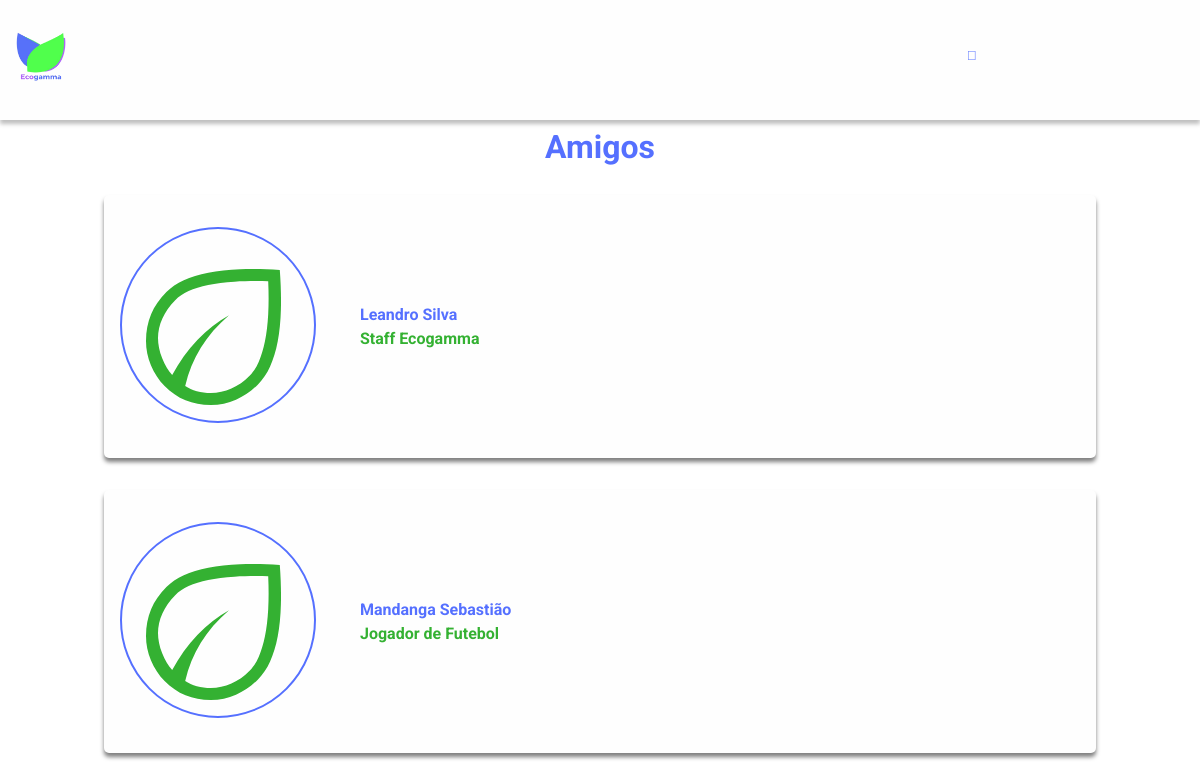
The page /estrutura/amigos.php (signed in) on the database its author committed.
### tables this page shows
CREATE TABLE IF NOT EXISTS `usuarios` (
  `id` int(11) NOT NULL AUTO_INCREMENT COMMENT 'id de cada um dos user',
  `token` tinyint(1) DEFAULT '0' COMMENT 'token de adm',
  `nome` varchar(80) NOT NULL COMMENT 'nome',
  `sobrenome` varchar(80) NOT NULL COMMENT 'sobrenome',
  `email` varchar(80) NOT NULL COMMENT 'email do usuário',
  `senha` varchar(45) NOT NULL COMMENT 'senha',
  `senhaC` varchar(45) NOT NULL COMMENT 'senha confirmada',
  `dataN` date NOT NULL COMMENT 'data de nascimento',
  `genero` varchar(30) NOT NULL COMMENT 'gênero do usuário\r\n(a gente tem lgbtqi+)',
  `numero` varchar(22) NOT NULL,
  `estado` varchar(60) NOT NULL,
  `cidade` varchar(80) NOT NULL COMMENT 'cidade',
  `profissao` varchar(120) NOT NULL COMMENT 'profissão/area de atuação',
  `mdEscuro` tinyint(4) NOT NULL DEFAULT '0',
  `foto` varchar(255) NOT NULL,
  `descricao` varchar(255) NOT NULL COMMENT 'Descricao que aparece no perfil do usuário',
  `amigos` int(20) NOT NULL DEFAULT '0',
  PRIMARY KEY (`id`)
);

### estrutura/administracao/sessao.php (called while the page is built, shortened)
<?php
include 'conexao.php';
    if (!isset($_SESSION['logado'])) {
        $_SESSION['logado'] = 0;
    } else {
        if ($_SESSION['logado'] == 1) {
            $email = $_SESSION['email'];
            $sql = "SELECT id, token, nome, sobrenome, email, dataN, genero, numero, estado, cidade, profissao, mdEscuro,
            foto, descricao, amigos FROM usuarios WHERE email = '$email'";
            $result = mysqli_query($conn, $sql);
            if (mysqli_num_rows($result) > 0) {
                while ($row = mysqli_fetch_assoc($result)) {
                    $id = $row["id"];
                }
            } else {
                echo "0 results";
            }
        };
    }
?>

### estrutura/amigos.php (the view, shortened to what this page needs)
<!DOCTYPE html>
<html lang="pt-br">
<head>
  <?php include './base/linksGlobais.php' ?>
</head>
<body>
  <?php
  include './administracao/sessao.php';
  ?>
  <header class="header__interno">
    <div class="container">
        <div class="container__logo">
            <a href="feed.php"><img src="../imagens/logos/logo-principal.png" alt="Logo Principal do Ecogamma" class="container__logo__imagem"></a>
        </div>
        <nav class="container__nav">
            <a href="perfil.php">
                <span class="material-symbols-outlined container__menu__icone span--azul">&#xe853;</span>
            </a>
            <a href="chat.php">
                <span class="material-symbols-outlined container__menu__icone span--azul">&#xe8af;</span>
            </a>
            <a href="logout.php">
                <span class="material-symbols-outlined container__menu__icone span--azul">&#xeffd;</span>
            </a>
        </nav>
        <div>
            <button id="botao__noite" onclick="modoEscuro()">
                <span class="material-symbols-outlined container__menu__icone span--azul">&#xf159;</span>
            </button>
        </div>
        <div id="container__menu" onclick="menuLateralInternoOpen()">
            <span class="material-symbols-outlined container__menu__icone span--azul">&#xe5d2;</span>
        </div>
    </div>
</header>
  <main>
    <div class="container">
      <h1>Amigos</h1>
      <?php
            $selecionaLacos2 = "SELECT * FROM amigos WHERE id_UserAcc = $id AND pendente = 0";
            $resultLacos2 = mysqli_query($conn, $selecionaLacos2);
            if (mysqli_num_rows($resultLacos2) > 0) {
                while ($row = mysqli_fetch_assoc($resultLacos2)) {
                    $id_UserAsk = $row['id_UserAsk'];
                    $selecionaAmigo2 = "SELECT * FROM usuarios WHERE id = '$id_UserAsk'";
                    $resultSelecionaAmigo2 = mysqli_query($conn, $selecionaAmigo2);
                    if (mysqli_num_rows($resultSelecionaAmigo2) > 0) {
                        while ($row = mysqli_fetch_assoc($resultSelecionaAmigo2)) {
                            $nomeUser = $row["nome"];
                            $sobrenomeUser = $row["sobrenome"];
                            $fotoUser = $row["foto"];
                            $profissaoUser = $row["profissao"];
                            echo "<section class='container__post'>
                            <div class='container__post__perfil'>
                              <div class='container__post__perfil__foto'>
                                <img src='../imagens/" . $fotoUser . "' alt='Imagem do Perfil'>
                              </div>
                              <div class='container__post__perfil__dados'>
                                <p class='container__post__perfil__dados__nome nome__perfil'>" . $nomeUser . " " . $sobrenomeUser . "</p>
                                <p class='container__post__perfil__dados__cargo cargo__perfil'>" . $profissaoUser . "</p>
                              </div>
                            </div>
                          </section>";
                        }
                    }
                }
            }
      ?>
    </div>
  </main>
</body>
</html>

### estilos/css/styles.css (style rules this page uses)
html { font-family: "Roboto"; }
h1, h2, h3 { font-weight: 700; text-align: center; margin: 1rem 0rem; }
h1, .h1--alternativo { font-size: 2rem; color: #5570FF; }
p { line-height: 1.5rem; text-align: justify; color: #111111; }
.nome__perfil { color: #5570FF; font-weight: 700; }
.cargo__perfil { color: #34B132; font-weight: 700; }
#botao__noite { background-color: #fefefe; border: none; margin-bottom: 9px }
a { line-height: 1.5rem; text-align: justify; color: #111111; text-decoration: none; font-weight: 700; }
span { color: #5570FF; }
header, .header__interno { z-index: 3; position: fixed; height: 15vh; width: 100vw; box-shadow: 0px 4px 4px rgba(0, 0, 0, 0.25); background: #fefefe; top: 0px; }
header .container, .header__interno .container { display: flex; padding: 1rem; box-sizing: border-box; align-items: center; justify-content: space-between; height: 100%; align-items: center; }
.header__interno .container { width: 100vw; }
main { position: absolute; z-index: 2; top: 40px; margin-top: 75px; padding: 0% 5% 0% 5%; width: 90%; }
main .container { display: flex; width: 100%; flex-direction: column; align-items: center; box-sizing: border-box; }
.container__post, .container__post--perfil { display: flex; flex-direction: column; box-shadow: 0px 4px 4px rgba(0, 0, 0, 0.5); border-radius: 5px; padding: 1rem; width: 80vw; margin: 1rem 0rem; }
.container__post .container__post__perfil, .container__post--perfil .container__post__perfil { display: flex; align-items: center; justify-content: space-between; margin: 1rem 0rem; }
.container__post .container__post__perfil .container__post__perfil__foto, .container__post--perfil .container__post__perfil .container__post__perfil__foto { width: 20%; }
.container__post .container__post__perfil .container__post__perfil__foto img, .container__post--perfil .container__post__perfil .container__post__perfil__foto img { width: 100%; border-radius: 50%; border: 2px solid #5570FF; }
.container__post .container__post__perfil .container__post__perfil__dados, .container__post--perfil .container__post__perfil .container__post__perfil__dados { width: 60%; margin-right: 15%; }
.container__post .container__post__perfil .container__post__perfil__dados p, .container__post--perfil .container__post__perfil .container__post__perfil__dados p { text-align: left; }
.container__post { background-color: #fefefe; }
header .container .container__logo { width: 100px; box-sizing: border-box; }
header .container .container__logo a .container__logo__imagem { width: 50%; }
header .container nav { display: flex; width: 40%; justify-content: space-between; }
main .container { width: 100%; }
#botao__noite { display: flex; }

### rows shown on the page
usuarios: foto (placeholder picture), nome "Leandro", sobrenome "Silva", profissao "Staff Ecogamma"
usuarios: foto (placeholder picture), nome "Mandanga", sobrenome "Sebastião", profissao "Jogador de Futebol"
